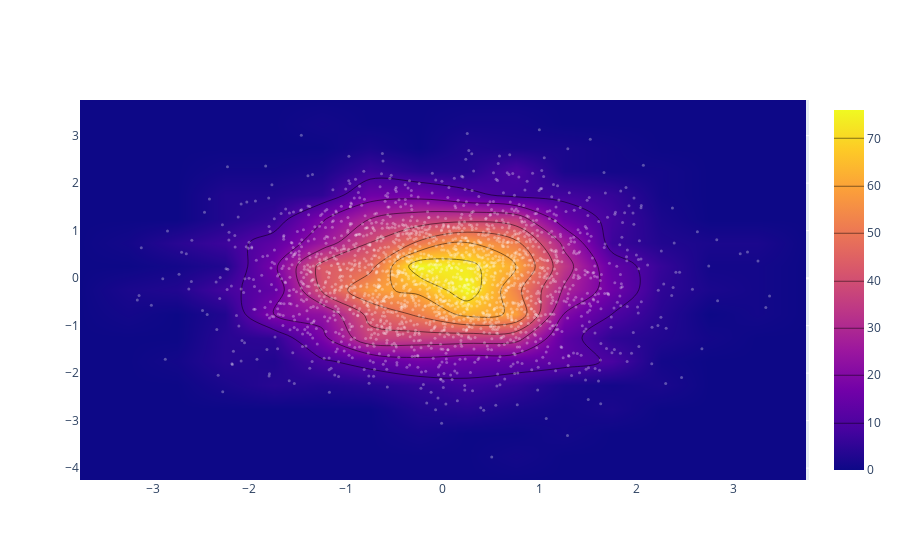

Notebook source saved alongside this figure:
### Code cell
iplot([go.Histogram2dContour(x=x, y=y, contours=dict(coloring='heatmap')),
       go.Scatter(x = x, y=y, mode='markers', marker=dict(color='white', size=3, opacity=0.3))])

### Figure 1 — Plotly figure (JSON) as saved in the notebook; plotly's stock layout.template omitted (floating-point values rounded to 4 significant figures; data arrays with more than 128 entries replaced by an {"elided": "..."} marker saying what was removed)
{"data": [{"contours": {"coloring": "heatmap"}, "type": "histogram2dcontour", "x": {"elided": "2000 float values"}, "y": {"elided": "2000 float values"}}, {"marker": {"color": "white", "opacity": 0.3, "size": 3}, "mode": "markers", "type": "scatter", "x": {"elided": "2000 float values"}, "y": {"elided": "2000 float values"}}], "layout": {}}
